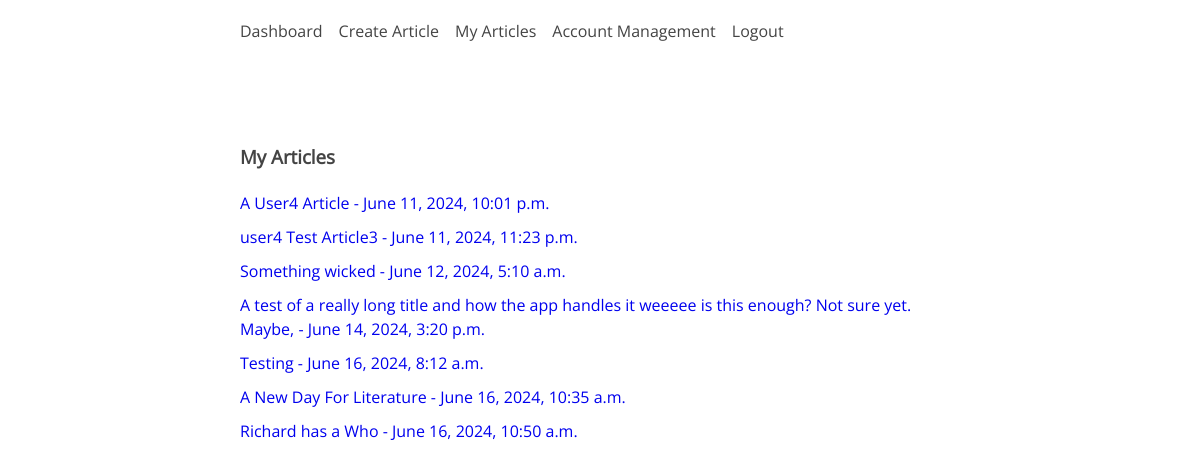
The app's page /user/user-articles/ (signed in) with its own data.
### user/models.py (models this page shows, shortened)
class Article(models.Model):
    title = models.CharField(max_length=100)
    content = MarkdownxField()
    created_at = models.DateTimeField(auto_now_add=True)
    updated_at = models.DateTimeField(auto_now=True)
    user = models.ForeignKey(CustomUser, max_length=10, on_delete=models.CASCADE, null=True)

### user/views.py (the view)
# urls.py: path('user-articles/', views.user_articles, name='user-articles'),
@login_required(login_url='user-login')
def user_articles(request):
    articles = Article.objects.filter(user=request.user)
    context = {'AllArticles': articles}
    return render(request, 'user/user-articles.html', context)

### user/templates/user/user-articles.html (shortened to what this page needs)
{% extends 'user/navbar.html' %}
{% block content %}
<h3>My Articles</h3>
{% for article in AllArticles %}
<div class="user-articles">
        <a href="{% url 'article-detail' article.id %}">{{ article.title }} - {{ article.created_at }}</a>
    </div>
{% endfor %}
{% endblock %}

### static/css/style.css (style rules this page uses)
.user-articles { margin-bottom: 10px; }
.user-articles a { text-decoration: none; }

### records on screen
Article: title "A User4 Article", created_at "June 11, 2024, 10:01 p.m."
Article: title "user4 Test Article3", created_at "June 11, 2024, 11:23 p.m."
Article: title "Something wicked", created_at "June 12, 2024, 5:10 a.m."
Article: title "A test of a really long title and how the app handles it weeeee is this enough? Not sure yet. Maybe,", created_at "June 14, 2024, 3:20 p.m."
Article: title "Testing", created_at "June 16, 2024, 8:12 a.m."
Article: title "A New Day For Literature", created_at "June 16, 2024, 10:35 a.m."
Article: title "Richard has a Who", created_at "June 16, 2024, 10:50 a.m."
